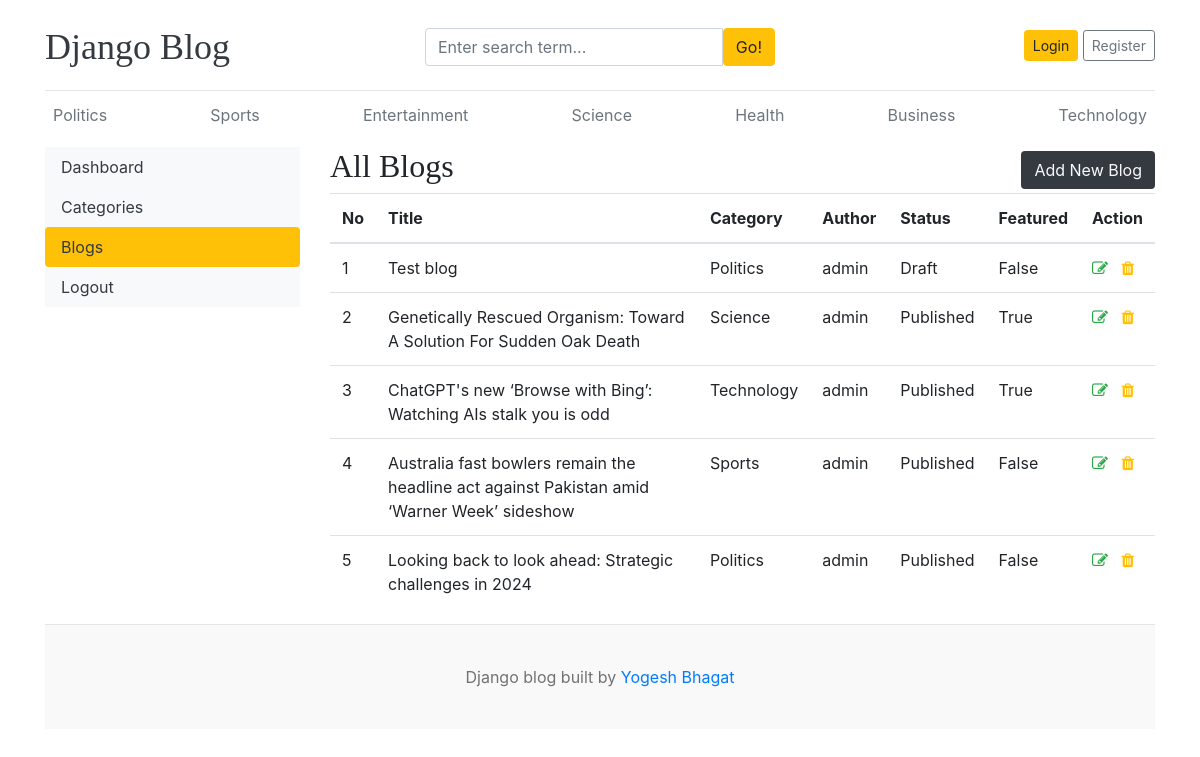
Page /dashboard/blogs/ on the earlier database version.
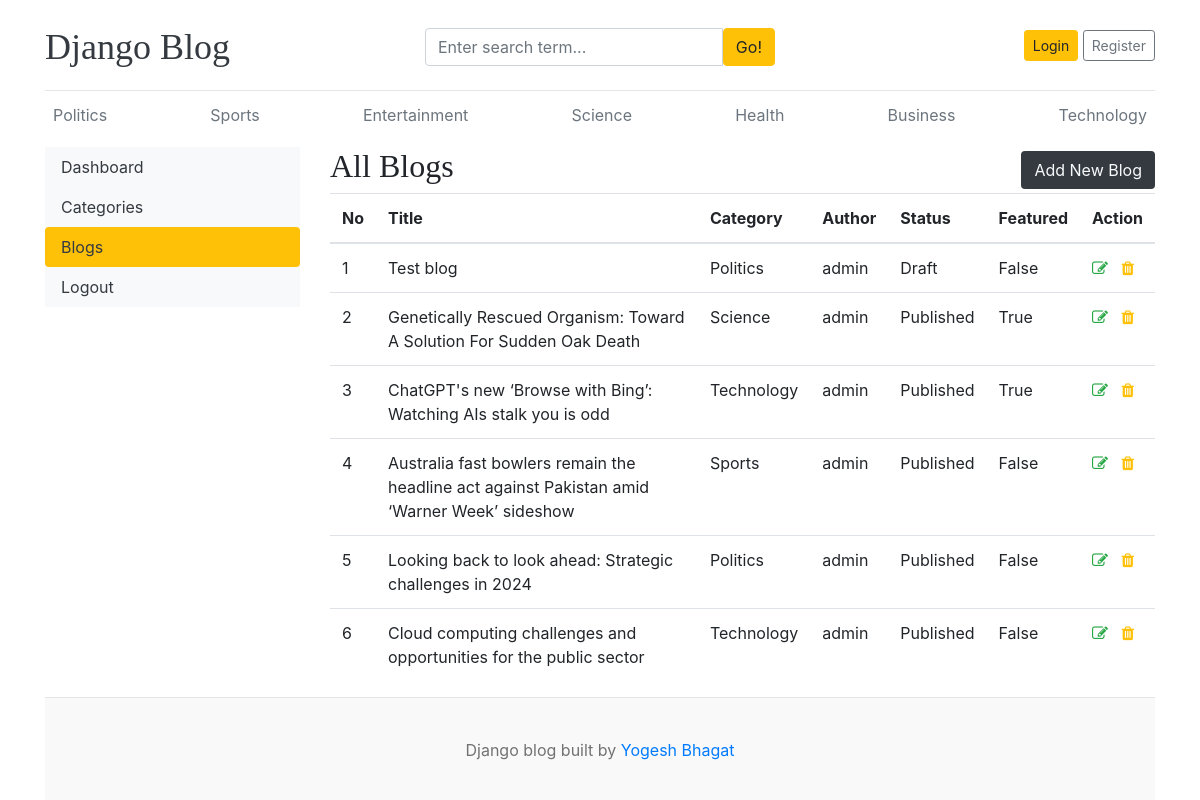
Same page on the later database version.
### blogs/models.py (models this page shows, shortened)
class Category(models.Model):
    category_name = models.CharField(max_length=50)
    created_at = models.DateTimeField(auto_now_add=True)
    updated_at = models.DateTimeField(auto_now = True)
    class Meta:
        verbose_name_plural = 'Categories'
    def __str__(self):
        return self.category_name

class Blog(models.Model):
    title = models.CharField(max_length=100)
    slug = models.SlugField(max_length=150, unique=True, blank=True)
    category = models.ForeignKey(Category, on_delete=models.CASCADE)
    author = models.ForeignKey(User, on_delete=models.CASCADE)
    image = models.ImageField(upload_to='uploads/%Y/%m/%d')
    short_description = models.TextField(max_length=200)
    blog_body = models.TextField(max_length=2000)
    status = models.CharField(max_length=20, choices=STATUS_CHOICES, default='Draft')
    is_featured = models.BooleanField(default=False)
    created_at = models.DateTimeField(auto_now_add=True)
    updated_at = models.DateTimeField(auto_now=True)

### dashboards/views.py (the view)
# urls.py: path('blogs/', views.blogs, name='blogs'),
def blogs(request):
    blogs = Blog.objects.all()
    context = {
        'blogs' : blogs,
    }
    return render(request, 'dashboard/blogs.html', context)

### blogs/context_processors.py (called while the page is built)
def get_categories(request):
    categories = Category.objects.all()
    return dict(categories=categories)

def get_social_links(request):
    social_links = SocialLink.objects.all()
    return dict(social_links=social_links)

### templates/dashboard/blogs.html (shortened to what this page needs)
{% extends 'base.html' %}
{% block content %}
<div class="row">
    {% include 'dashboard/sidebar.html' %}
    <div class="col-md-9">
        <div class="row">
            <div class="col">
                <div class="header-container">
                    <h2>All Blogs</h2>
                    <a href="{% url 'add_blog' %}" class="btn bg-dark text-light">Add New Blog</a>
                </div>
                <table class="table table-hover">
                    <thead>
                      <tr>
                        <th>No</th>
                        <th>Title</th>
                        <th>Category</th>
                        <th>Author</th>
                        <th>Status</th>
                        <th>Featured</th>
                        <th>Action</th>
                      </tr>
                    </thead>
                    <tbody>
                    {% for blog in blogs %}
                      <tr>
                        <td>{{forloop.counter}}</th>
                        <td>{{blog.title}}</td>
                        <td>{{blog.category}}</td>
                        <td>{{blog.author}}</td>
                        <td>{{blog.status}}</td>
                        <td>{{blog.is_featured}}</td>
                        <td>
                            <a href="{% url 'edit_blog' blog.id %}"><i class="fa fa-edit text-success"></i></a>
                            <a href="{% url 'delete_blog' blog.id %}"><i class="fa fa-trash text-warning"></i></a>
                        </td>
                      </tr>
                    {% endfor %}
                    </tbody>
                </table>
            </div>
        </div>
    </div>
</div>
{% endblock %}

### templates/base.html (shortened to what this page needs)
{% load static %}
<!DOCTYPE html>
<html lang="en">
<head>
    <link href="https://getbootstrap.com/docs/4.0/dist/css/bootstrap.min.css" rel="stylesheet">
    <link rel="stylesheet" href="https://cdnjs.cloudflare.com/ajax/libs/font-awesome/4.7.0/css/font-awesome.min.css">
    <link href="{% static 'css/blog.css' %}" rel="stylesheet">
  </head>
<body>
    <div class="container">
      <header class="blog-header py-3">
        <div class="row flex-nowrap justify-content-between align-items-center">
          <div class="col-4 pt-1">
            <a class="blog-header-logo text-dark" href="/">Django Blog</a>
          </div>
          <div class="col-4 pt-1">
            <form action="{% url 'search' %}" method="GET">
              <div class="input-group">
                <input class="form-control" type="text" name="keyword" value="{{keyword}}" placeholder="Enter search term..." aria-label="Enter search term..." aria-describedby="button-search" />
                <button type="submit" class="btn btn-warning" id="button-search" type="button">Go!</button>
            </div>
            </form>
          </div>
          <div class="col-4 d-flex justify-content-end align-items-center">
            {% if not user.is_authenticated %}
            <a class="btn btn-sm btn-warning" href="{% url 'login' %}">Login</a> &nbsp;
            <a class="btn btn-sm btn-outline-secondary" href="{% url 'register' %}">Register</a>
            {% else %}
            <a href="{% url 'dashboard' %}" class="btn btn-warning">Dashboard</a>
            &emsp;
            <a href="{% url 'logout' %}" class="btn btn-warning">Logout</a>
            {% endif %}
          </div>
        </div>
      </header>
      <div class="nav-scroller py-1 mb-2">
        <nav class="nav d-flex justify-content-between">
          {% for category in categories %}
          <a class="p-2 text-muted" href="{%url 'blogs_by_category' category.id%}">{{category.category_name}}</a>
          {% endfor %}
        </nav>
      </div>
{% block content %}
{% endblock %}
<footer class="blog-footer">
  <p>Django blog built  by <a href="#">Yogesh Bhagat</a></p>
</footer>
</body>
</html>

Differences in the rows shown:
added Blog: title "Cloud computing challenges and opportunities for the public sector", category "Technology", author "admin", status "Published", is_featured "False"
